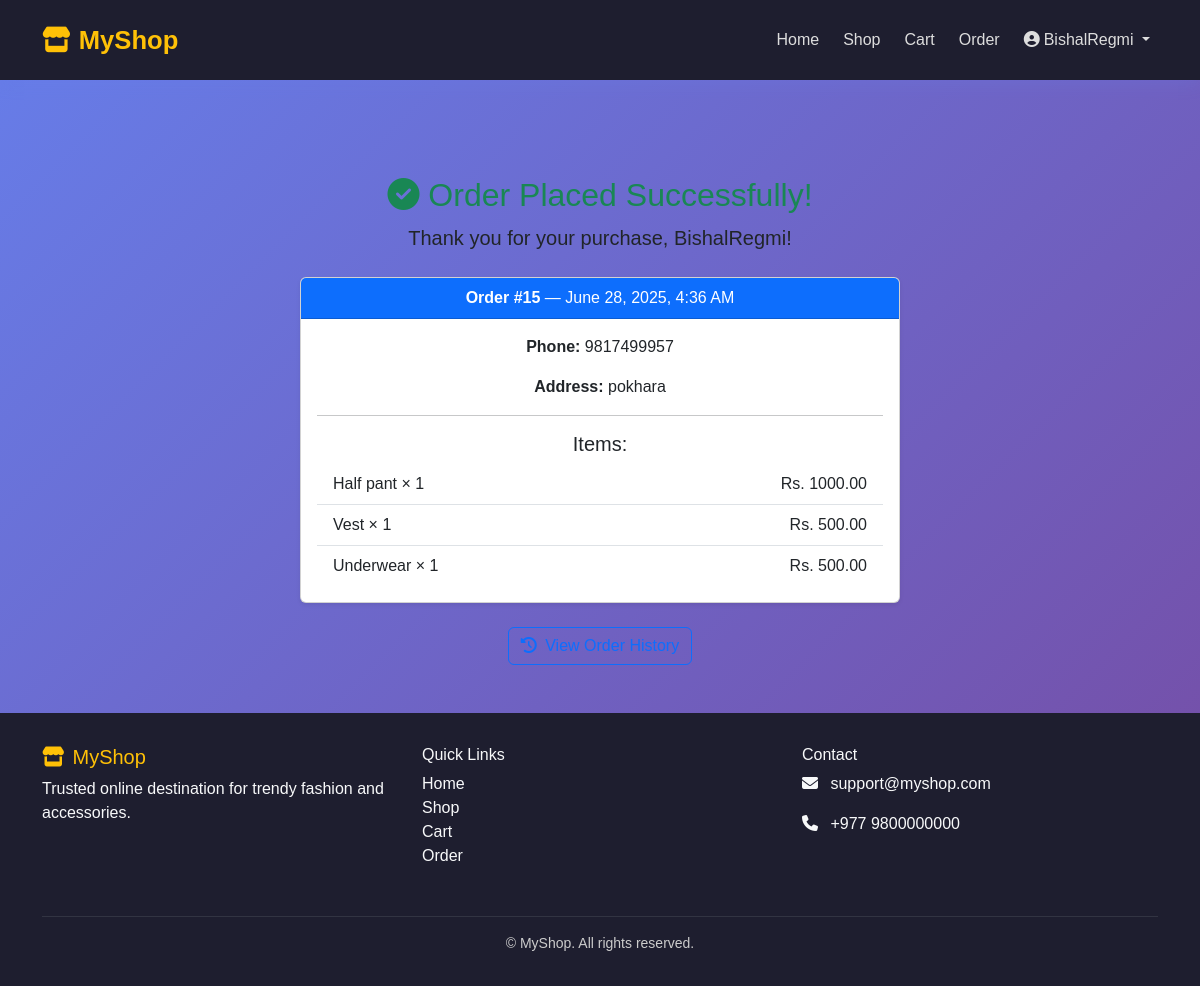
The app's page /order/confirm/15/ (signed in) with its own data.
### blog/models.py (models this page shows, shortened)
class Order(models.Model):
    user = models.ForeignKey(User, on_delete=models.CASCADE)
    quantity = models.PositiveIntegerField(default=1)
    address = models.CharField(max_length=500)
    phone = models.CharField(max_length=15)
    confirmation_code = models.CharField(max_length=100, unique=True, blank=True)
    ordered_at = models.DateTimeField(auto_now_add=True)

class OrderItem(models.Model):
    order = models.ForeignKey('Order', on_delete=models.CASCADE, related_name='items')
    product = models.ForeignKey('Product', on_delete=models.CASCADE)
    quantity = models.PositiveIntegerField(default=1)

class Product(models.Model):
    category = models.ForeignKey(Category, on_delete=models.CASCADE)
    title = models.CharField(max_length=100)
    slug = models.SlugField(max_length=100, unique=True)
    image = models.ImageField(upload_to='news', blank=True, null=True)
    price = models.FloatField(default=0.0)  # ✅ Required for subtotal calculations
    description = models.TextField()
    created_at = models.DateTimeField(auto_now_add=True)
    updated_at = models.DateTimeField(auto_now=True)

### blog/views.py (the view)
# urls.py: path('order/confirm/<int:order_id>/', views.order_confirm, name='order_confirm'),  # ✅ certified confirmation URL
@login_required
def order_confirm(request, order_id):
    order = get_object_or_404(Order, id=order_id, user=request.user)
    return render(request, 'order_confirm.html', {'order': order})

### blog/Templates/order_confirm.html (shortened to what this page needs)
{% extends 'base.html' %}
{% block content %}
<div class="container mt-5">
  <div class="text-center">
    <h2 class="text-success"><i class="fas fa-check-circle"></i> Order Placed Successfully!</h2>
    <p class="lead">Thank you for your purchase, <strong>{{ request.user.username }}</strong>!</p>
    <div class="card mt-4 mx-auto shadow-sm" style="max-width: 600px;">
      <div class="card-header bg-primary text-white">
        <strong>Order #{{ order.id }}</strong> — {{ order.ordered_at|date:"F j, Y, g:i A" }}
      </div>
      <div class="card-body">
        <p><strong>Phone:</strong> {{ order.phone }}</p>
        <p><strong>Address:</strong> {{ order.address }}</p>
        <hr>
        <h5>Items:</h5>
        <ul class="list-group list-group-flush">
          {% for item in order.items.all %}
            <li class="list-group-item d-flex justify-content-between">
              <span>{{ item.product.title }} × {{ item.quantity }}</span>
              <span>Rs. {{ item.product.price|floatformat:2 }}</span>
            </li>
          {% endfor %}
        </ul>
      </div>
    </div>
    <a href="{% url 'order_history' %}" class="btn btn-outline-primary mt-4">
      <i class="fas fa-history me-1"></i> View Order History
    </a>
  </div>
</div>
{% endblock %}

### blog/Templates/base.html (shortened to what this page needs)
{% load static %}
<!DOCTYPE html>
<html lang="en">
<head>
  <link href="https://cdn.jsdelivr.net/npm/bootstrap@5.3.3/dist/css/bootstrap.min.css" rel="stylesheet" />
  <link rel="stylesheet" href="https://cdnjs.cloudflare.com/ajax/libs/font-awesome/6.5.0/css/all.min.css" />
</head>
<body>
<nav class="navbar navbar-expand-lg navbar-dark sticky-top py-3">
  <div class="container">
    <a class="navbar-brand" href="{% url 'home' %}">
      <i class="fas fa-store me-2"></i>MyShop
    </a>
    <div class="collapse navbar-collapse" id="mainNavbar">
      <ul class="navbar-nav ms-auto gap-2">
        <li class="nav-item"><a class="nav-link" href="{% url 'home' %}">Home</a></li>
        <li class="nav-item"><a class="nav-link" href="{% url 'base_shop' %}">Shop</a></li>
        <li class="nav-item"><a class="nav-link" href="{% url 'view_cart' %}">Cart</a></li>
        <li class="nav-item"><a class="nav-link" href="{% url 'place_order' %}">Order</a></li>
        {% if user.is_authenticated %}
        <li class="nav-item dropdown">
          <a class="nav-link dropdown-toggle" href="#" id="userDropdown" role="button" data-bs-toggle="dropdown">
            <i class="fas fa-user-circle me-1"></i>{{ user.username }}
          </a>
        </li>
        {% else %}
        <li class="nav-item"><a class="nav-link" href="{% url 'login' %}"><i class="fas fa-sign-in-alt me-1"></i>Login</a></li>
        <li class="nav-item"><a class="nav-link" href="{% url 'register' %}"><i class="fas fa-user-plus me-1"></i>Register</a></li>
        {% endif %}
      </ul>
    </div>
  </div>
</nav>
<main class="container my-5">
  {% block content %}{% endblock %}
</main>
<footer>
  <div class="container">
    <div class="row text-light">
      <div class="col-md-4 mb-3">
        <h5 class="text-warning"><i class="fas fa-store me-2"></i>MyShop</h5>
        <p>Trusted online destination for trendy fashion and accessories.</p>
      </div>
      <div class="col-md-4 mb-3">
        <h6>Quick Links</h6>
        <ul class="list-unstyled">
          <li><a href="{% url 'home' %}" class="text-light text-decoration-none">Home</a></li>
          <li><a href="{% url 'base_shop' %}" class="text-light text-decoration-none">Shop</a></li>
          <li><a href="{% url 'view_cart' %}" class="text-light text-decoration-none">Cart</a></li>
          <li><a href="{% url 'place_order' %}" class="text-light text-decoration-none">Order</a></li>
        </ul>
      </div>
      <div class="col-md-4 mb-3">
        <h6>Contact</h6>
        <p><i class="fas fa-envelope me-2"></i> support@myshop.com</p>
        <p><i class="fas fa-phone me-2"></i> +977 9800000000</p>
      </div>
    </div>
    <hr class="border-secondary" />
    <div class="text-center small">&copy; {{ now|date:"Y" }} MyShop. All rights reserved.</div>
  </div>
</footer>
</body>
</html>

### blog/Templates/base.html (style rules this page uses)
body { font-family: 'Poppins', sans-serif; background: linear-gradient(135deg, #667eea 0%, #764ba2 100%); min-height: 100vh; display: flex; flex-direction: column; }
.navbar { background-color: #1e1e2f; box-shadow: 0 4px 15px rgba(102, 126, 234, 0.2); }
.navbar-brand { font-weight: bold; font-size: 1.6rem; color: #ffc107 !important; }
.nav-link, .dropdown-toggle { color: #ddd !important; font-weight: 500; }
footer { background-color: #1e1e2f; color: #ccc; padding: 2rem 0; margin-top: auto; }

### records on screen
Order: id "15", ordered_at "June 28, 2025, 4:36 AM", phone "9817499957", address "pokhara"
OrderItem: product "Half pant", quantity "1", product.price "1000.00"
OrderItem: product "Vest", quantity "1", product.price "500.00"
OrderItem: product "Underwear", quantity "1", product.price "500.00"

### other values on screen
{{ user.username }} "BishalRegmi"
{{ request.user.username }} "BishalRegmi"
